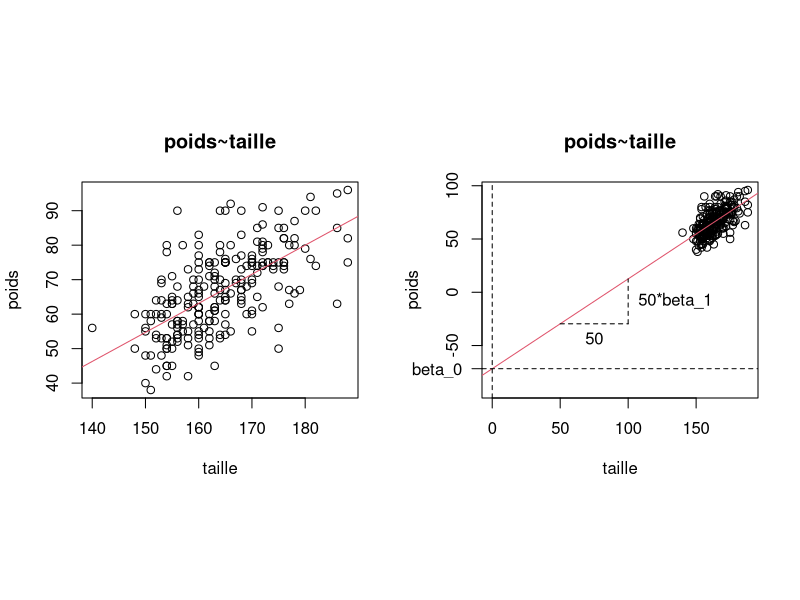
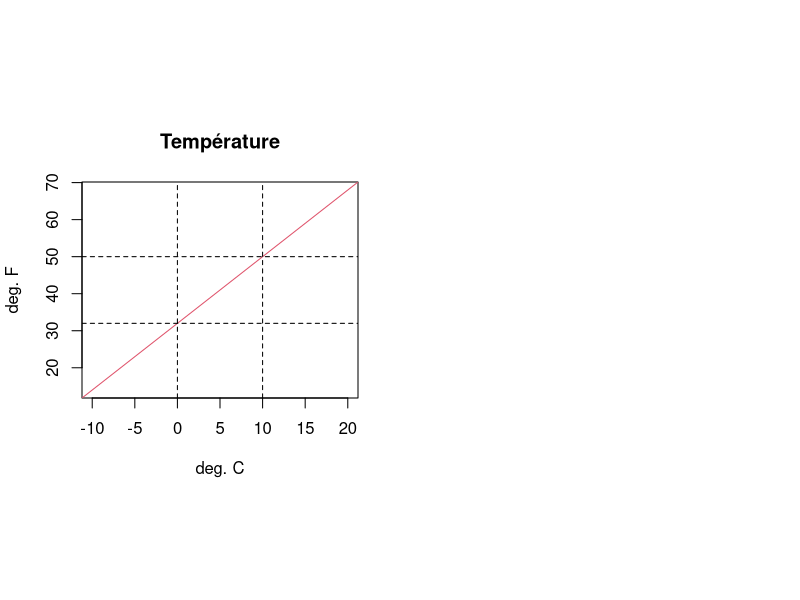
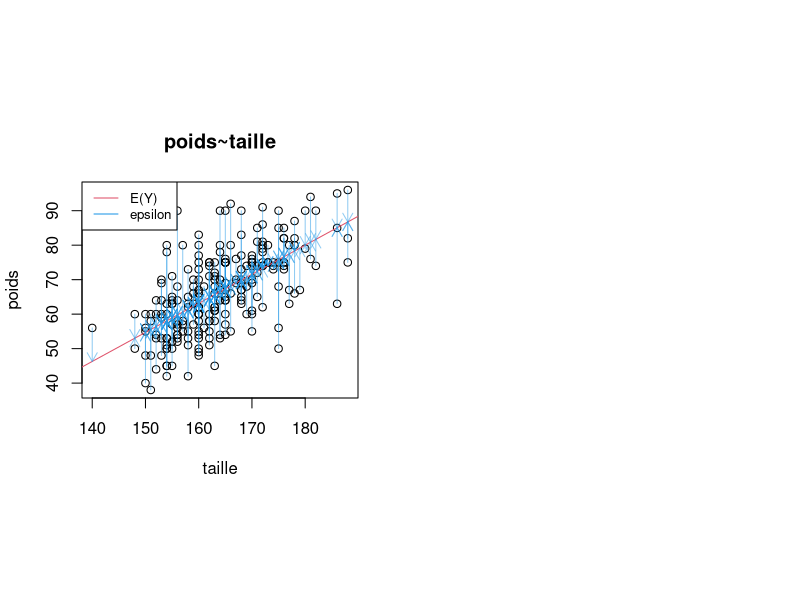
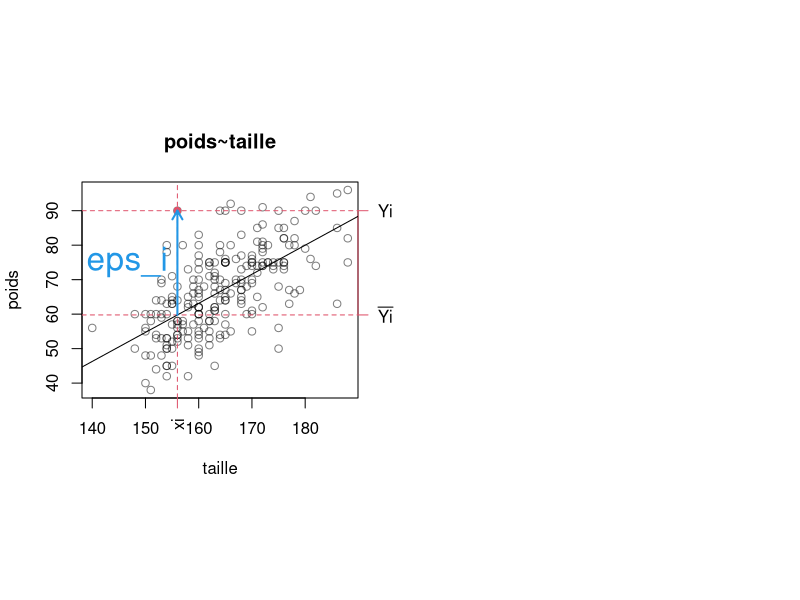
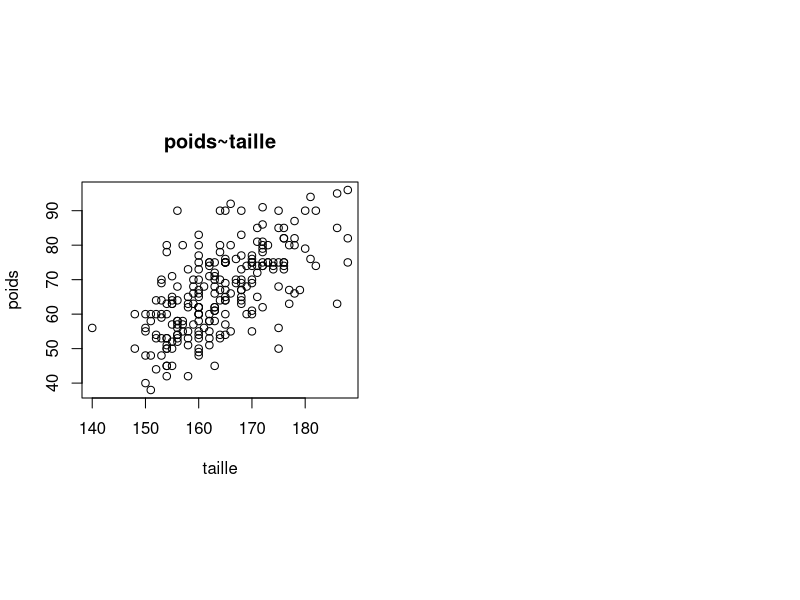
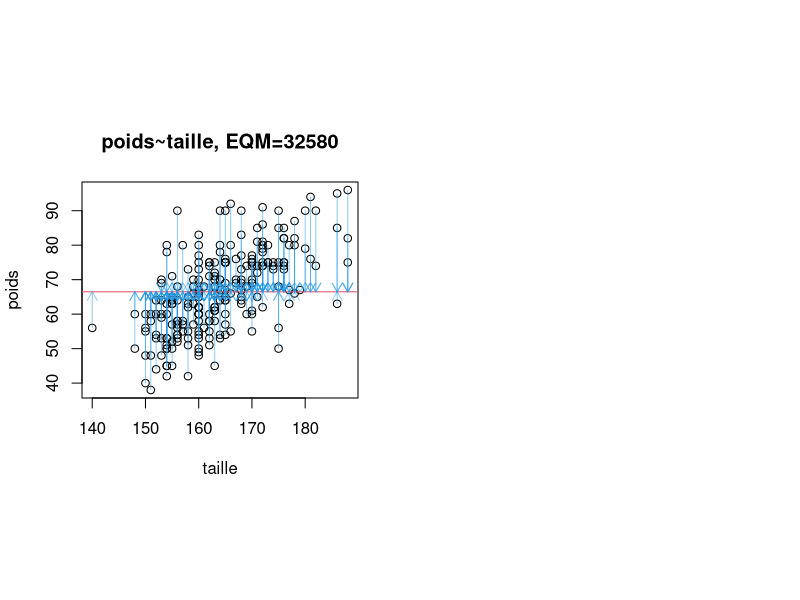
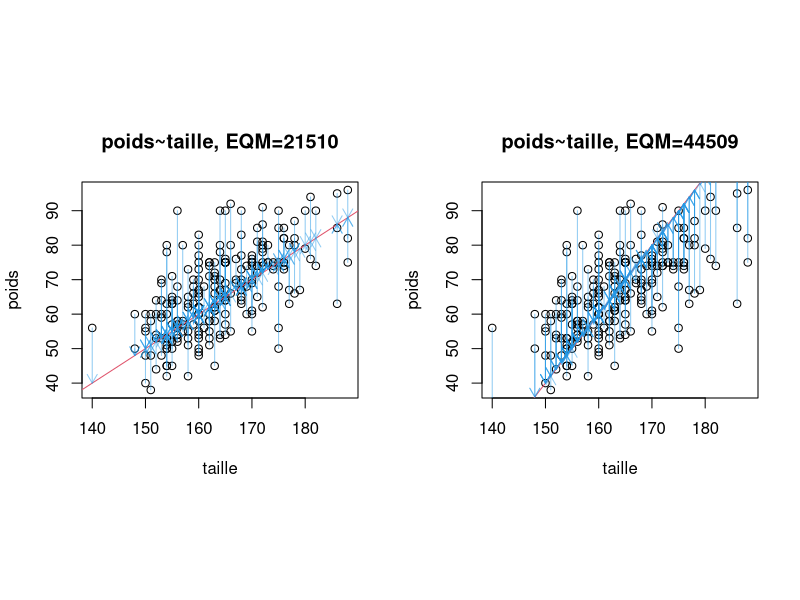
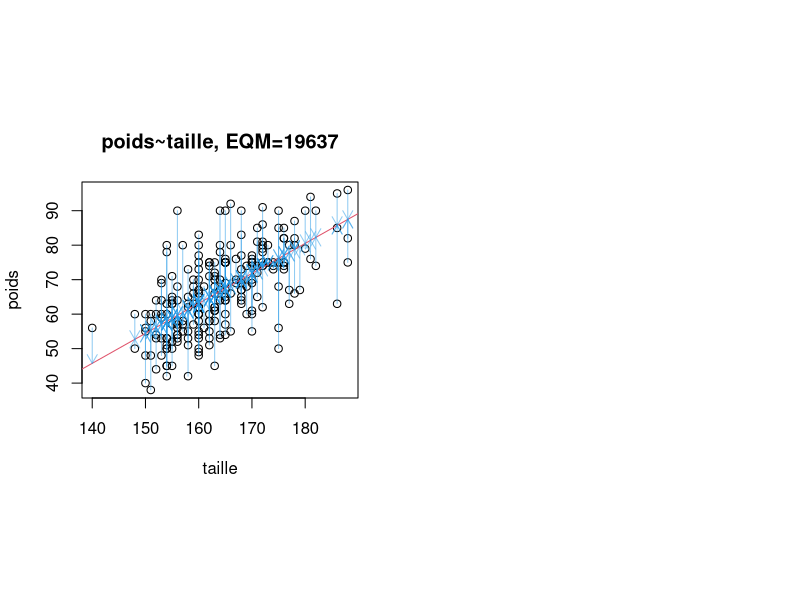

Source code (R) for these figures, in order:
## ---- chunk 1
knitr::opts_chunk$set(collapse=TRUE, comment = "#>", fig.width=9, fig.height=6, eval=TRUE, echo=FALSE, results="hide")
d = read.table("data/data_nutri.csv", header=TRUE, sep=",", row.names = 1)
# README RStudio config, uncheck: # preferences > R Markdown > show output inline for... 
## ---- chunk 2
layout(matrix(1:2, 1), respect=TRUE)

plot(d$taille, d$poids, main="poids~taille", ylab="poids", xlab="taille")
m = lm(poids~taille, d)
m$coefficients
abline(a=m$coefficients[[1]], b=m$coefficients[[2]], col=2) # /!\ y = b.x + a
plot(d$taille, d$poids, main="poids~taille", ylab="poids", xlab="taille", xlim=c(0,max(d$taille)), ylim=c(m$coefficients[[1]]-20, max(d$poids)))
abline(a=m$coefficients[[1]], b=m$coefficients[[2]], col=2) # /!\ y = b.x + a
# points(0,m$coefficients[[1]], pch=16)
abline(h=m$coefficients[[1]], v=0, lty=2)
axis(2, at=m$coefficients[[1]], "beta_0", las=2)

segments(50, predict(m, data.frame(taille=50)), 100, predict(m, data.frame(taille=50)), lty=2)
segments(100, predict(m, data.frame(taille=50)), 100, predict(m, data.frame(taille=100)), lty=2)
text(75, predict(m, data.frame(taille=50)), "50", pos=1)
text(100, predict(m, data.frame(taille=75)), "50*beta_1", pos=4)

## ---- chunk 3
layout(matrix(1:2, 1), respect=TRUE)
beta_0 = 32
beta_1 = 9/5
d_f = -10:20
plot(d_f, beta_0 + beta_1 * d_f, main="Température", xlab="deg. C", ylab="deg. F", col=0)
abline(a=beta_0, b=beta_1, col=2) # /!\ y = b.x + a
abline(v=c(0,10), h=c(32,50), lty=2)

## ---- chunk 4
layout(matrix(1:2, 1), respect=TRUE)

plot(d$taille, d$poids, main="poids~taille", ylab="poids", xlab="taille")
m = lm(poids~taille, d)
m$coefficients
abline(a=m$coefficients[[1]], b=m$coefficients[[2]], col=2) # /!\ y = b.x + a
suppressWarnings(arrows(d$taille, d$poids, d$taille, d$poids-m$residuals, col=adjustcolor(4, alpha.f=0.5), length=0.1))
legend("topleft",c("E(Y)", "epsilon"), col=c(2,4), lty=1, cex=.8)
## ---- chunk 5
layout(matrix(1:2, 1), respect=TRUE)
plot(d$taille, d$poids, main="poids~taille", ylab="poids", xlab="taille", col=adjustcolor(1, alpha.f=0.5))
m = lm(poids~taille, d)
# abline(a=m$coefficients[[1]], b=m$coefficients[[2]], col=2) # /!\ y = b.x + a
pred = predict(m, data.frame(taille=d$taille))
i = which(d$poids - pred == max(d$poids - pred))
points(d$taille[i], d$poids[i], pch=16, col=2)
abline(v=d$taille[i], h=c(d$poids[i], d$poids[i]-m$residuals[i]), lty=2, col=2)
axis(1, at=d$taille[i], "xi", las=2, col=2)
axis(4, at=c(d$poids[i], d$poids[i]-m$residuals[i]), c("Yi", expression(bar("Yi"))), las=2, col=2)
abline(a=m$coefficients[[1]], b=m$coefficients[[2]], col=1) # /!\ y = b.x + a
suppressWarnings(arrows(d$taille[i], d$poids[i]-m$residuals[i], d$taille[i], d$poids[i], col=4, length=0.1, lwd=2))
text(d$taille[i], d$poids[i]-m$residuals[i]/2, "eps_i", col=4, las=2, pos=2, cex=2)

## ---- chunk 6
d = read.table("data/data_nutri.csv", header=TRUE, sep=",", row.names = 1)
head(d)
dim(d)
layout(matrix(1:2, 1), respect=TRUE)
plot(d$taille, d$poids, main="poids~taille", ylab="poids", xlab="taille")
## ---- chunk 7
layout(matrix(1:2, 1), respect=TRUE)
beta_0 = mean(d$poids)
beta_1 = 0
res =  d$poids - (beta_0 + beta_1*d$taille)
eqm = sum(res^2)
plot(d$taille, d$poids, main=paste0("poids~taille, EQM=", round(eqm)), ylab="poids", xlab="taille")
abline(a=beta_0, b=beta_1, col=2) # /!\ y = b.x + a
suppressWarnings(arrows(d$taille, d$poids, d$taille, d$poids-res, length=0.1, col=adjustcolor(4, alpha.f=0.5)))

layout(matrix(1:2, 1), respect=TRUE)
beta_0 = -100
beta_1 = 1
res =  d$poids - (beta_0 + beta_1*d$taille)
eqm = sum(res^2)
plot(d$taille, d$poids, main=paste0("poids~taille, EQM=", round(eqm)), ylab="poids", xlab="taille")
abline(a=beta_0, b=beta_1, col=2) # /!\ y = b.x + a
suppressWarnings(arrows(d$taille, d$poids, d$taille, d$poids-res, length=0.1, col=adjustcolor(4, alpha.f=0.5)))

beta_0 = -260
beta_1 = 2
res =  d$poids - (beta_0 + beta_1*d$taille)
eqm = sum(res^2)
plot(d$taille, d$poids, main=paste0("poids~taille, EQM=", round(eqm)), ylab="poids", xlab="taille")
abline(a=beta_0, b=beta_1, col=2) # /!\ y = b.x + a
suppressWarnings(arrows(d$taille, d$poids, d$taille, d$poids-res, length=0.1, col=adjustcolor(4, alpha.f=0.5)))

## ---- chunk 8
layout(matrix(1:2, 1), respect=TRUE)
results = list()
for(beta_0 in 0:-260) {
  for(beta_1 in seq(0,2, length.out=70)) {
    res =  d$poids - (beta_0 + beta_1*d$taille)
    eqm = sum(res^2)
    results[[length(results)+1]] = c(beta_0=beta_0, beta_1=beta_1, eqm=eqm)
  }
}
results = as.data.frame(do.call(rbind, results))
head(results)
min(results$eqm)
r = results[results$eqm==min(results$eqm),]
beta_0 = r[["beta_0"]]
beta_1 = r[["beta_1"]]
res =  d$poids - (beta_0 + beta_1*d$taille)
eqm = sum(res^2)
plot(d$taille, d$poids, main=paste0("poids~taille, EQM=", round(eqm)), ylab="poids", xlab="taille")
abline(a=beta_0, b=beta_1, col=2) # /!\ y = b.x + a
suppressWarnings(arrows(d$taille, d$poids, d$taille, d$poids-res, length=0.1, col=adjustcolor(4, alpha.f=0.5)))

## ---- chunk 9
layout(1, respect=TRUE)
plot(d$taille, d$poids, main="poids~taille")
## Model
# Y~X
# E(Y) = b.X
# E(Y) = b_0 + b_1.X
# Y_i = b_0 + b_1.X_i + e_i
m = lm(d$poids~d$taille)
m$coefficients
abline(a=m$coefficients[[1]], b=m$coefficients[[2]], col=2) # /!\ y = b.x + a
# residuals
m$residuals
suppressWarnings(arrows(d$taille, d$poids, d$taille, d$poids-m$residuals, col=adjustcolor(4, alpha.f=0.5), length=0.1))
legend("topleft",c("regression line", "residuals"), col=c(2,4), lty=1, cex=.8)
## ---- chunk 10
layout(matrix(1:2, 1), respect=TRUE)
m = lm(d$poids~d$taille)
plot(d$taille, d$poids, main=paste0("poids~taille R^2=", signif(summary(m)$r.squared, 2)*100, "%"))
abline(a=m$coefficients[[1]], b=m$coefficients[[2]], col=2) # /!\ y = b.x + a
suppressWarnings(arrows(d$taille, d$poids, d$taille, d$poids-m$residuals, col=adjustcolor(4, alpha.f=0.5), length=0.1))
legend("topleft",c("regression line", "residuals"), col=c(2,4), lty=1, cex=.8)

m = lm(d$poids~d$age)
plot(d$age, d$poids, main=paste0("poids~age R^2=", signif(summary(m)$r.squared, 2)*100, "%"))
abline(a=m$coefficients[[1]], b=m$coefficients[[2]], col=2) # /!\ y = b.x + a
suppressWarnings(arrows(d$age, d$poids, d$age, d$poids-m$residuals, col=adjustcolor(4, alpha.f=0.5), length=0.1))
legend("topleft",c("regression line", "residuals"), col=c(2,4), lty=1, cex=.8)
## ---- chunk 11
data(anscombe)
print(anscombe)

layout(matrix(1:4,2), respect=TRUE)
plot(anscombe$x1, anscombe$y1)
plot(anscombe$x2, anscombe$y2)
plot(anscombe$x3, anscombe$y3)
plot(anscombe$x4, anscombe$y4)
## ---- chunk 12
data(CO2)
head(CO2)
layout(matrix(1:2, 1), respect=TRUE)
plot(
  CO2[CO2$Type=="Quebec", ]$conc, 
  CO2[CO2$Type=="Quebec", ]$uptake, 
  xlab="food", ylab="growth", main="growth~food"
)
plot(
  log(CO2[CO2$Type=="Quebec", ]$conc), 
  CO2[CO2$Type=="Quebec", ]$uptake, 
  xlab="log(food)", ylab="growth", main="growth~log(food)"
)
## ---- chunk 13
set.seed(1)
idx = sample(1:nrow(MASS::cats),30)
m = lm(Hwt~Bwt, MASS::cats[idx,])
layout(1, respect=TRUE)
plot(
  MASS::cats[idx,]$Bwt, MASS::cats[idx,]$Hwt, 
  xlab="Body weight", ylab="Heart weight", 
  main="Heart weight ~ Body weight"
)
abline(m, col=2)

shapiro.test(rnorm(100))
shapiro.test(runif(100))
shapiro.test(m$residuals)

ks.test(rnorm(100), rnorm(100))
ks.test(rnorm(100), runif(100))
ks.test(rnorm(100), m$residuals)

layout(matrix(1:3,1), respect=TRUE)
qqnorm(scale(rnorm(100)))
abline(0, 1, col=2)
qqnorm(scale(runif(100)))
abline(0, 1, col=2)
qqnorm(scale(m$residuals))
abline(0, 1, col=2)
## ---- chunk 14
# Student test
summary(m)
n = length(m$residuals)
xi = m$model$Bwt
s_beta1 = sqrt( sum(m$residuals^2)/(n-2) / sum((xi-mean(xi))^2))
s_beta1
stat_t =  m$coefficient[2]/s_beta1
stat_t
pval = pt(-stat_t, n-2) + 1-pt(stat_t, n-2)
pval
## ---- chunk 15
set.seed(1)
layout(1, respect=TRUE)
plot(
  MASS::cats$Bwt, MASS::cats$Hwt, 
  xlab="Body weight", ylab="Heart weight", 
  main="Heart weight ~ Body weight"
)
## ---- chunk 16
confint(m)
## ---- chunk 17
layout(1, respect=TRUE)
plot(
  MASS::cats[idx,]$Bwt, MASS::cats[idx,]$Hwt, 
  xlab="Body weight", ylab="Heart weight", 
  main="Heart weight ~ Body weight"
)
abline(m, col=2)

x = seq(min(m$model$Bwt), max(m$model$Bwt), length.out=100)
x = seq(2.5, 3, length.out=100)
pred =  predict(m, interval="predict")
points(m$model$Bwt, pred[,2], col=2, pch=3)
points(m$model$Bwt, pred[,3], col=2, pch=3)
## ---- chunk 18
data(state)
state_us =  data.frame(state.x77, row.names=state.abb)
layout(matrix(1:4, 2, byrow=TRUE), respect=TRUE)
plot(state_us$Life.Exp, state_us$Murder    , main="Life.Exp~Murder"    )
plot(state_us$Life.Exp, state_us$HS.Grad   , main="Life.Exp~HS.Grad"   )
plot(state_us$Life.Exp, state_us$Frost     , main="Life.Exp~Frost"     )
plot(state_us$Life.Exp, state_us$Population, main="Life.Exp~Population")
## ---- chunk 19
layout(matrix(1:4, 2), respect=TRUE)
plot(m)
## ---- chunk 20
life.lm = lm(Life.Exp ~ Murder + HS.Grad + Frost, data = state_us)
layout(matrix(1:4, 2, byrow=TRUE), respect=TRUE)
plot(life.lm, which=1:4)
## ---- chunk 21
state_us[c("HI", "NV", "WA", "ME", "SC"),]
## ---- chunk 22
layout(matrix(1:2, 1, byrow=TRUE), respect=TRUE)
acf(residuals(life.lm),ci=0.99)
acf(residuals(life.lm),ci=0.95)
## ---- chunk 23
shapiro.test(resid(life.lm))
## ---- chunk 24
lmtest::raintest(life.lm)
## ---- chunk 25
lmtest::gqtest(life.lm)
## ---- chunk 26
lmtest::dwtest(life.lm)
## ---- chunk 27
car::vif(life.lm)
## ---- chunk 28
life.lm <- lm(Life.Exp ~ ., data=state_us) 
summary(life.lm)
extractAIC(life.lm)
## ---- chunk 29
life.lm <-  update(life.lm,.~.-Area-Illiteracy-Income)
summary(life.lm)
extractAIC(life.lm)
## ---- chunk 30
life.lm <-  update(life.lm,.~.-Population)
summary(life.lm)
extractAIC(life.lm)
## ---- chunk 31
life.lm <- lm(Life.Exp ~ Murder + HS.Grad + Frost + Population, data=state_us)
## ---- chunk 32
life.lm <- step(lm(Life.Exp ~ ., data=state_us), method="bakward")
## ---- chunk 33
life.lm$anova
## ---- chunk 34
sessionInfo()
